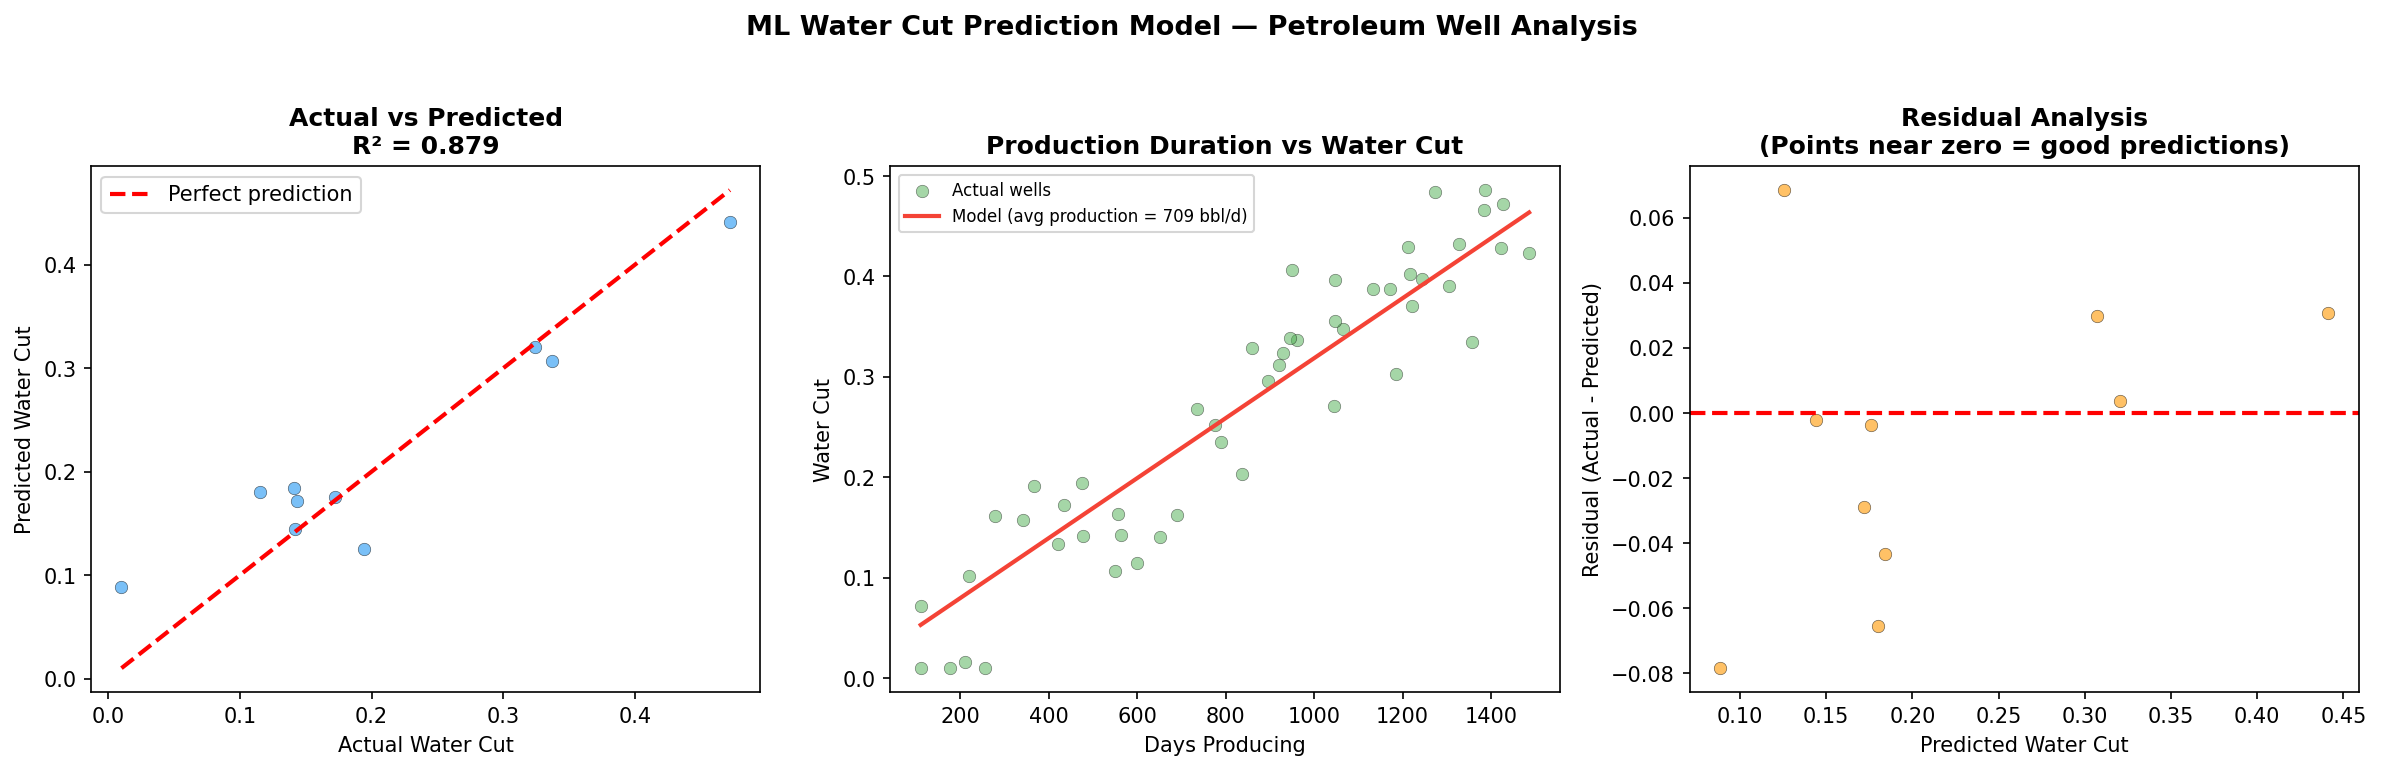

Source code (Python):
import pandas as pd
import numpy as np
import matplotlib.pyplot as plt
from sklearn.linear_model import LinearRegression
from sklearn.model_selection import train_test_split
from sklearn.metrics import (
    mean_squared_error,
    r2_score,
    mean_absolute_error
)

# ═══════════════════════════════════
# THE PROBLEM:
# Can we predict a well's water cut
# based on how long it has been
# producing and its initial production?
#
# In real petroleum operations:
# Predicting water cut rise helps
# engineers schedule interventions
# BEFORE production declines severely.
# ═══════════════════════════════════

# Create a realistic training dataset
# Simulating 50 wells with known history
np.random.seed(42)
n_wells = 50

days_producing = np.random.randint(
    90, 1500, n_wells
)
initial_production = np.random.randint(
    200, 1200, n_wells
)

# Water cut increases with time
# and decreases with initial production
# (high-rate wells tend to have
# better reservoir support)
water_cut = (
    0.05 +
    0.0003 * days_producing -
    0.00005 * initial_production +
    np.random.normal(0, 0.05, n_wells)
)
water_cut = np.clip(water_cut, 0.01, 0.95)

df_ml = pd.DataFrame({
    "Days_Producing": days_producing,
    "Initial_Production": initial_production,
    "Water_Cut": water_cut.round(3)
})

print("=== ML TRAINING DATASET ===")
print(df_ml.describe().round(3))
print(f"\nDataset: {len(df_ml)} wells")

# ═══════════════════════════════════
# STEP 1: DEFINE FEATURES AND TARGET
# ═══════════════════════════════════

# Features — what we use to predict
X = df_ml[[
    "Days_Producing",
    "Initial_Production"
]]

# Target — what we want to predict
y = df_ml["Water_Cut"]

print(f"\nFeatures shape: {X.shape}")
print(f"Target shape: {y.shape}")

# ═══════════════════════════════════
# STEP 2: SPLIT INTO TRAINING AND TEST
# 80% train, 20% test
# random_state ensures reproducibility
# ═══════════════════════════════════

X_train, X_test, y_train, y_test = train_test_split(
    X, y,
    test_size=0.2,
    random_state=42
)

print(f"\nTraining set: {len(X_train)} wells")
print(f"Test set: {len(X_test)} wells")

# ═══════════════════════════════════
# STEP 3: FIT THE MODEL
# ═══════════════════════════════════

model = LinearRegression()
model.fit(X_train, y_train)

print("\n=== MODEL PARAMETERS ===")
print(f"Intercept: {model.intercept_:.4f}")
for feature, coef in zip(
    X.columns, model.coef_
):
    print(f"Coefficient ({feature}): {coef:.6f}")

# ═══════════════════════════════════
# STEP 4: EVALUATE ON TEST SET
# ═══════════════════════════════════

y_pred = model.predict(X_test)

mse = mean_squared_error(y_test, y_pred)
rmse = np.sqrt(mse)
mae = mean_absolute_error(y_test, y_pred)
r2 = r2_score(y_test, y_pred)

print("\n=== MODEL PERFORMANCE ===")
print(f"R² Score          : {r2:.3f}")
print(f"  → Model explains {r2*100:.1f}% of variance")
print(f"RMSE              : {rmse:.4f}")
print(f"  → Average error : ±{rmse*100:.1f}% water cut")
print(f"MAE               : {mae:.4f}")

# ═══════════════════════════════════
# STEP 5: USE THE MODEL
# Predict water cut for new wells
# ═══════════════════════════════════

new_wells = pd.DataFrame({
    "Days_Producing": [180, 365, 730, 1095],
    "Initial_Production": [800, 600, 400, 300]
})

predictions = model.predict(new_wells)
new_wells["Predicted_Water_Cut"] = (
    np.clip(predictions, 0, 1).round(3)
)
new_wells["Predicted_WC_Pct"] = (
    new_wells["Predicted_Water_Cut"] * 100
).round(1)

print("\n=== PREDICTIONS FOR NEW WELLS ===")
print(new_wells.to_string())
# ═══════════════════════════════════
# VISUALISE MODEL PERFORMANCE
# ═══════════════════════════════════

fig, axes = plt.subplots(1, 3, figsize=(16, 5))

# Chart 1: Actual vs Predicted
axes[0].scatter(
    y_test, y_pred,
    alpha=0.6,
    color="#2196F3",
    edgecolors="black",
    linewidth=0.3
)
# Perfect prediction line
min_val = min(y_test.min(), y_pred.min())
max_val = max(y_test.max(), y_pred.max())
axes[0].plot(
    [min_val, max_val],
    [min_val, max_val],
    "r--",
    linewidth=2,
    label="Perfect prediction"
)
axes[0].set_xlabel("Actual Water Cut")
axes[0].set_ylabel("Predicted Water Cut")
axes[0].set_title(
    f"Actual vs Predicted\nR² = {r2:.3f}",
    fontweight="bold"
)
axes[0].legend()

# Chart 2: Days producing vs water cut
# with model line
days_range = np.linspace(
    df_ml["Days_Producing"].min(),
    df_ml["Days_Producing"].max(),
    100
)
avg_initial = df_ml["Initial_Production"].mean()
model_line = model.predict(
    pd.DataFrame({
        "Days_Producing": days_range,
        "Initial_Production": [avg_initial] * 100
    })
)

axes[1].scatter(
    df_ml["Days_Producing"],
    df_ml["Water_Cut"],
    alpha=0.5,
    color="#4CAF50",
    edgecolors="black",
    linewidth=0.3,
    label="Actual wells"
)
axes[1].plot(
    days_range,
    np.clip(model_line, 0, 1),
    color="#F44336",
    linewidth=2,
    label=f"Model (avg production = "
          f"{avg_initial:.0f} bbl/d)"
)
axes[1].set_xlabel("Days Producing")
axes[1].set_ylabel("Water Cut")
axes[1].set_title(
    "Production Duration vs Water Cut",
    fontweight="bold"
)
axes[1].legend(fontsize=8)

# Chart 3: Residuals
residuals = y_test - y_pred
axes[2].scatter(
    y_pred, residuals,
    alpha=0.6,
    color="#FF9800",
    edgecolors="black",
    linewidth=0.3
)
axes[2].axhline(
    y=0,
    color="red",
    linestyle="--",
    linewidth=2
)
axes[2].set_xlabel("Predicted Water Cut")
axes[2].set_ylabel("Residual (Actual - Predicted)")
axes[2].set_title(
    "Residual Analysis\n"
    "(Points near zero = good predictions)",
    fontweight="bold"
)

plt.suptitle(
    "ML Water Cut Prediction Model —"
    " Petroleum Well Analysis",
    fontsize=13,
    fontweight="bold",
    y=1.02
)
plt.tight_layout()
plt.savefig(
    "ml_water_cut_prediction.png",
    dpi=150,
    bbox_inches="tight"
)
plt.show()
print("ML model charts saved.")
